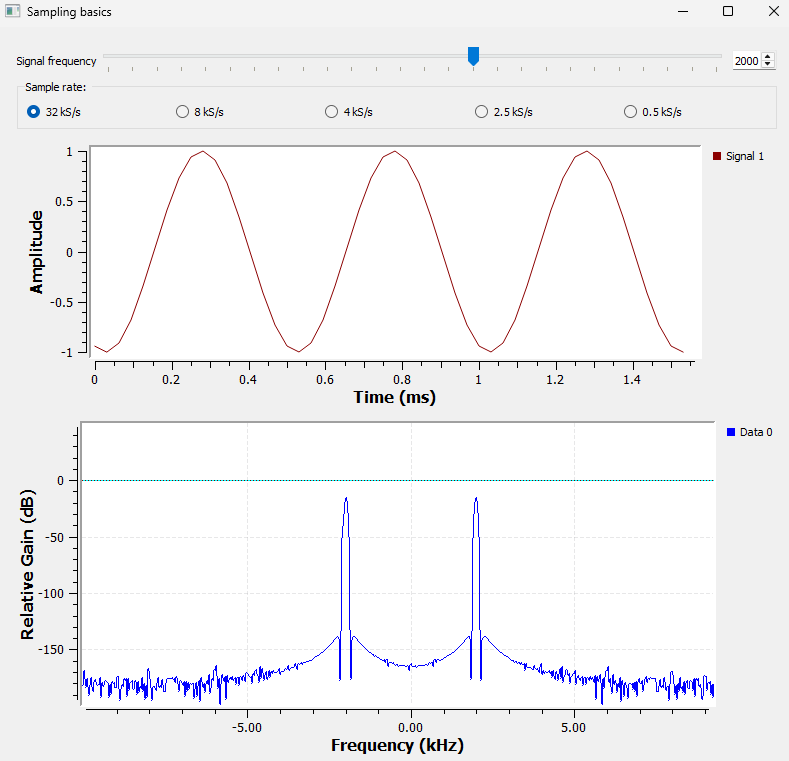
#> input picture figures/ch03/originals/sampling-32ksps.png, 789 x 761 px, found by its file name
$ python combine_sampling_figures.py
#> lines starting #> are read from the running program, lines starting #| are printed output that depends on the picture
from pathlib import Path
from PIL import Image, ImageOps, ImageDraw, ImageFont


INPUT_DIR = Path("figures/ch03/originals")
OUTPUT_FILE = Path("figures/ch03/sampling-rate-comparison.png")

FILES = [
    ("sampling-32ksps.png", "(a) 32 kS/s"),
    ("sampling-8ksps.png", "(b) 8 kS/s"),
    ("sampling-4ksps.png", "(c) 4 kS/s"),
    ("sampling-2-5ksps.png", "(d) 2.5 kS/s"),
]

PANEL_WIDTH = 360
LABEL_HEIGHT = 35
GAP = 12


def prepare_panel(filename, label):
#> called with filename = 'sampling-32ksps.png', label = '(a) 32 kS/s'
    img = Image.open(INPUT_DIR / filename).convert("RGB")

    # Resize while preserving aspect ratio.
    ratio = PANEL_WIDTH / img.width
#> ratio = 0.456
    new_height = round(img.height * ratio)
#> new_height = 347

    img = img.resize(
        (PANEL_WIDTH, new_height),
        Image.Resampling.LANCZOS
    )
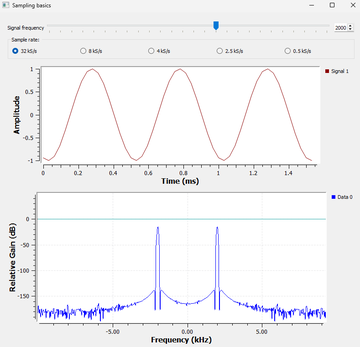
#> img: PIL image 360x347 RGB; mean R, G, B 242, 241.9, 243.7

    # Add space above for the panel label.
    panel = Image.new(
        "RGB",
        (PANEL_WIDTH, new_height + LABEL_HEIGHT),
        "white"
    )
#> panel: PIL image 360x382 RGB; every value is 255

    panel.paste(img, (0, LABEL_HEIGHT))
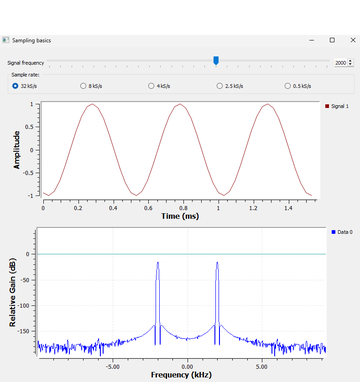
#> panel: PIL image 360x382 RGB; mean R, G, B 243.2, 243.1, 244.7

    draw = ImageDraw.Draw(panel)
    draw.text(
        (10, 8),
        label,
        fill="black"
    )

    return panel


panels = [prepare_panel(name, label) for name, label in FILES]
#> (the run stopped early here; a loop or call above may not have finished)

$ run again, with figures/ch03/sampling-concept.png copied over figures/ch03/originals/sampling-32ksps.png
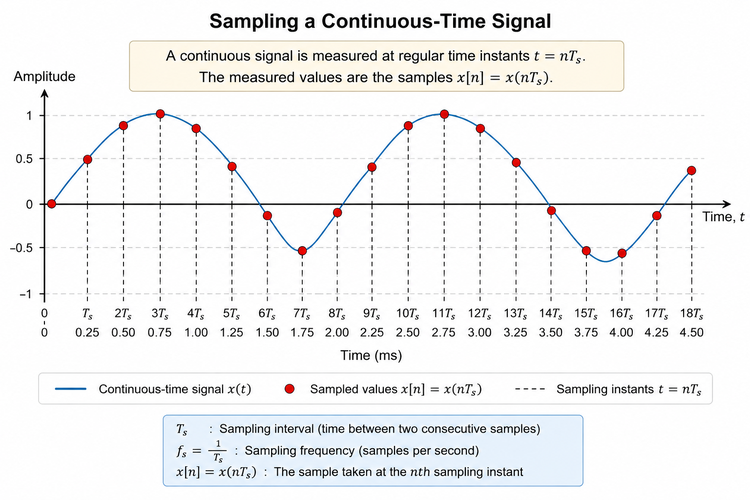
#> input picture figures/ch03/sampling-concept.png, 750 x 500 px, found by its file name
#> in prepare_panel, img is the input picture: PIL image 750x500 RGB; mean R, G, B 241.7, 241.9, 242.1
#> in prepare_panel, `img = img.resize( (PANEL_WIDTH, new_height), Image.Resampling.LANCZOS )`:
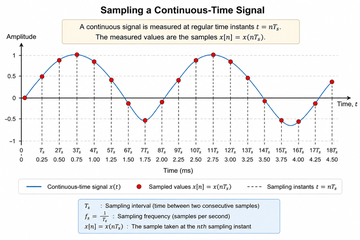
#> img: PIL image 360x240 RGB; mean R, G, B 241.1, 241.4, 241.6
#> in prepare_panel, `panel.paste(img, (0, LABEL_HEIGHT))`:
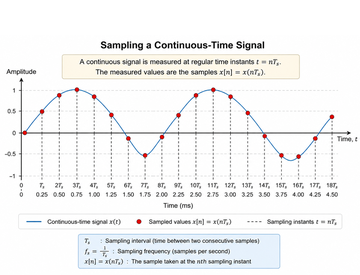
#> panel: PIL image 360x275 RGB; mean R, G, B 242.9, 243.1, 243.3
